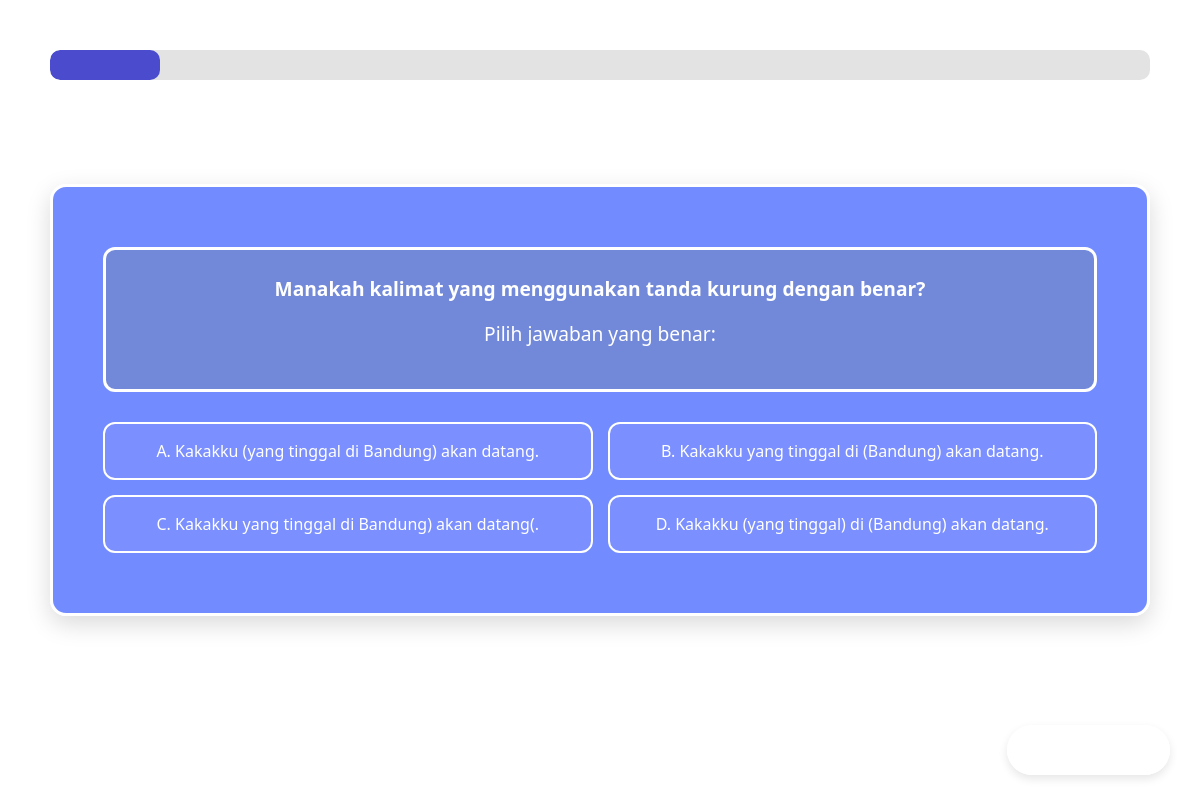
Screenshot of /quiz/13/soal/0/ with the database file from the repository.
### quiz/models.py (models this page shows, shortened)
class Soal(models.Model):
    TIPE_SOAL = [
        ("pilgan", "Pilihan Ganda"),
        ("dragdrop", "Drag & Drop"),
        ("isian", "Isian"),
        ("benarsalah", "Benar atau Salah"),
    ]
    quiz = models.ForeignKey(Quiz, on_delete=models.CASCADE, related_name="soal")
    tipe = models.CharField(max_length=20, choices=TIPE_SOAL)
    urutan = models.IntegerField(default=1)
    pertanyaan = models.TextField()
    opsi_a = models.CharField(max_length=255, blank=True, null=True)
    opsi_b = models.CharField(max_length=255, blank=True, null=True)
    opsi_c = models.CharField(max_length=255, blank=True, null=True)
    opsi_d = models.CharField(max_length=255, blank=True, null=True)
    jawaban_drag = models.JSONField(blank=True, null=True)
    jawaban_isian = models.JSONField(blank=True, null=True)
    jawaban_benarsalah = models.BooleanField(blank=True, null=True)
    jawaban_benar = models.CharField(max_length=255, blank=True, null=True)
    poin = models.IntegerField(default=10)  # poin untuk leaderboard
    penjelasan = models.TextField(blank=True, null=True)  # alasan jawaban benar

### quiz/views.py (the view, shortened to what this page needs)
# urls.py: path('<int:quiz_id>/soal/<int:nomor>/', views.tampil_soal, name='tampil_soal'),
def tampil_soal(request, quiz_id, nomor):
    quiz = get_object_or_404(Quiz, id=quiz_id)
    soal_list = quiz.soal.all().order_by("urutan")
    total = soal_list.count()
    if nomor == 0:
        request.session["jawaban_user"] = {}
    if nomor < 0 or nomor >= total:
        return redirect("hasil_jawaban")
    soal = soal_list[nomor]
    progress = int(((nomor + 1) / total) * 100)
    TEMPLATE_MAP = {
        "pilgan": "quiz/Pilgan.html",
        "dragdrop": "quiz/DragandDrop.html",
        "isian": "quiz/Isian.html",
        "benarsalah": "quiz/BenarSalah.html",
    }
    template = TEMPLATE_MAP.get(soal.tipe, "quiz/Pilgan.html")
    context = {
        "quiz": quiz,
        "soal": soal,
        "nomor": nomor,
        "total_soal": total,
        "progress": progress,
    }
    if soal.tipe == "dragdrop":
        context["html_pertanyaan"] = soal.pertanyaan.replace("___", "<span class='drop-slot'></span>")
        context["drag_items"] = soal.jawaban_drag or []
    if soal.tipe == "isian":
        context["parts"] = soal.pertanyaan.split("___")
    return render(request, template, context)

### quiz/templates/quiz/Pilgan.html (shortened to what this page needs)
{% load static %}
<!DOCTYPE html>
<html lang="id">
<head>
  <link href="https://cdn.jsdelivr.net/npm/bootstrap@5.3.0/dist/css/bootstrap.min.css" rel="stylesheet">
</head>
<body>
  {% include "quiz/progress.html" with progress=progress %}
  <div class="quiz-container">
    <div class="question">
        <p><strong>{{ soal.pertanyaan|safe }}</strong></p>
        <p>Pilih jawaban yang benar:</p>
    </div>
    <div class="answers">
        {% if soal.opsi_a %}
        {% with teks=soal.opsi_a|striptags %}
        <button class="answer-btn" data-value="A" data-text="{{ teks|slice:'3:' }}">
            {{ teks }}
        </button>
        {% endwith %}
        {% endif %}
        {% if soal.opsi_b %}
        {% with teks=soal.opsi_b|striptags %}
        <button class="answer-btn" data-value="B" data-text="{{ teks|slice:'3:' }}">
            {{ teks }}
        </button>
        {% endwith %}
        {% endif %}
        {% if soal.opsi_c %}
        {% with teks=soal.opsi_c|striptags %}
        <button class="answer-btn" data-value="C" data-text="{{ teks|slice:'3:' }}">
            {{ teks }}
        </button>
        {% endwith %}
        {% endif %}
        {% if soal.opsi_d %}
        {% with teks=soal.opsi_d|striptags %}
        <button class="answer-btn" data-value="D" data-text="{{ teks|slice:'3:' }}">
            {{ teks }}
        </button>
        {% endwith %}
        {% endif %}
    </div>
  </div>
  <a id="nextBtn" class="btn btn-berikutnya disabled">
  </a>
</body>
</html>

### quiz/templates/quiz/Pilgan.html (style rules this page uses)
.btn-berikutnya.disabled { pointer-events: none; opacity: 0.5; }

### rows the page displays
Soal: pertanyaan "Manakah kalimat yang menggunakan tanda kurung dengan benar?", opsi_a "A. Kakakku (yang tinggal di Bandung) akan datang.", opsi_b "B. Kakakku yang tinggal di (Bandung) akan datang.", opsi_c "C. Kakakku yang tinggal di Bandung) akan datang(.", opsi_d "D. Kakakku (yang tinggal) di (Bandung) akan datang."
